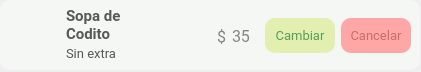
<?xml version="1.0" encoding="UTF-8"?>
<ui version="4.0">
 <class>mesero_tarjeta_transferir</class>
 <widget class="QWidget" name="mesero_tarjeta_transferir">
  <property name="geometry">
   <rect>
    <x>0</x>
    <y>0</y>
    <width>421</width>
    <height>72</height>
   </rect>
  </property>
  <property name="windowTitle">
   <string>Form</string>
  </property>
  <widget class="QLabel" name="label">
   <property name="geometry">
    <rect>
     <x>0</x>
     <y>0</y>
     <width>420</width>
     <height>70</height>
    </rect>
   </property>
   <property name="styleSheet">
    <string notr="true">border-radius: 10px;
background-color: #F4F7F4;
</string>
   </property>
   <property name="text">
    <string/>
   </property>
  </widget>
  <widget class="QWidget" name="layoutWidget">
   <property name="geometry">
    <rect>
     <x>10</x>
     <y>10</y>
     <width>401</width>
     <height>52</height>
    </rect>
   </property>
   <layout class="QHBoxLayout" name="horizontalLayout_7">
    <item>
     <widget class="QLabel" name="lb_imgPlatillo">
      <property name="minimumSize">
       <size>
        <width>50</width>
        <height>50</height>
       </size>
      </property>
      <property name="maximumSize">
       <size>
        <width>50</width>
        <height>50</height>
       </size>
      </property>
      <property name="styleSheet">
       <string notr="true">border-radius: 10px;
background-image: url(:/iconos/resources/menuPrueba.png);</string>
      </property>
      <property name="text">
       <string/>
      </property>
     </widget>
    </item>
    <item>
     <layout class="QVBoxLayout" name="verticalLayout_2">
      <item>
       <widget class="QLabel" name="lb_nombrePlatillo">
        <property name="minimumSize">
         <size>
          <width>0</width>
          <height>0</height>
         </size>
        </property>
        <property name="font">
         <font>
          <family>Roboto</family>
          <pointsize>11</pointsize>
          <weight>75</weight>
          <bold>true</bold>
         </font>
        </property>
        <property name="styleSheet">
         <string notr="true">color:#585858;
</string>
        </property>
        <property name="text">
         <string>Sopa de Codito</string>
        </property>
        <property name="wordWrap">
         <bool>true</bool>
        </property>
       </widget>
      </item>
      <item>
       <widget class="QLabel" name="lb_extraPlatillo">
        <property name="minimumSize">
         <size>
          <width>0</width>
          <height>0</height>
         </size>
        </property>
        <property name="font">
         <font>
          <family>Roboto</family>
          <pointsize>10</pointsize>
          <weight>50</weight>
          <bold>false</bold>
         </font>
        </property>
        <property name="styleSheet">
         <string notr="true">color:#585858;
</string>
        </property>
        <property name="text">
         <string>Sin extra</string>
        </property>
        <property name="wordWrap">
         <bool>true</bool>
        </property>
       </widget>
      </item>
     </layout>
    </item>
    <item>
     <spacer name="horizontalSpacer_3">
      <property name="orientation">
       <enum>Qt::Horizontal</enum>
      </property>
      <property name="sizeHint" stdset="0">
       <size>
        <width>40</width>
        <height>20</height>
       </size>
      </property>
     </spacer>
    </item>
    <item>
     <layout class="QHBoxLayout" name="horizontalLayout_6">
      <item>
       <widget class="QWidget" name="widget" native="true">
        <property name="minimumSize">
         <size>
          <width>0</width>
          <height>0</height>
         </size>
        </property>
        <property name="maximumSize">
         <size>
          <width>16777215</width>
          <height>16777215</height>
         </size>
        </property>
        <layout class="QHBoxLayout" name="horizontalLayout_5">
         <item>
          <widget class="QLabel" name="precioPlatillo_3">
           <property name="font">
            <font>
             <family>Roboto</family>
             <pointsize>12</pointsize>
            </font>
           </property>
           <property name="styleSheet">
            <string notr="true">color:#858585;
</string>
           </property>
           <property name="text">
            <string>$</string>
           </property>
          </widget>
         </item>
         <item>
          <widget class="QLabel" name="lb_precioPlatillo">
           <property name="font">
            <font>
             <family>Roboto</family>
             <pointsize>12</pointsize>
            </font>
           </property>
           <property name="styleSheet">
            <string notr="true">color:#858585;
</string>
           </property>
           <property name="text">
            <string>35</string>
           </property>
          </widget>
         </item>
        </layout>
       </widget>
      </item>
      <item>
       <layout class="QHBoxLayout" name="horizontalLayout_4">
        <item>
         <widget class="QPushButton" name="btn_cambiar">
          <property name="minimumSize">
           <size>
            <width>70</width>
            <height>35</height>
           </size>
          </property>
          <property name="maximumSize">
           <size>
            <width>60</width>
            <height>16777215</height>
           </size>
          </property>
          <property name="font">
           <font>
            <family>Roboto</family>
            <pointsize>10</pointsize>
           </font>
          </property>
          <property name="cursor">
           <cursorShape>PointingHandCursor</cursorShape>
          </property>
          <property name="styleSheet">
           <string notr="true">*{
	color: #539E56;
	border-radius: 10px;
	background-color: #E3EFB0;
	border: none;
	padding: 5px;
}

:hover{
	background-color: white;
	border: 1px solid #46B04A;
	color: #46B04A;
}</string>
          </property>
          <property name="text">
           <string>Cambiar</string>
          </property>
         </widget>
        </item>
        <item>
         <widget class="QPushButton" name="btn_cancelar">
          <property name="minimumSize">
           <size>
            <width>70</width>
            <height>35</height>
           </size>
          </property>
          <property name="maximumSize">
           <size>
            <width>60</width>
            <height>16777215</height>
           </size>
          </property>
          <property name="font">
           <font>
            <family>Roboto</family>
            <pointsize>10</pointsize>
           </font>
          </property>
          <property name="cursor">
           <cursorShape>PointingHandCursor</cursorShape>
          </property>
          <property name="styleSheet">
           <string notr="true">*{
	color: #C56E68;
	border-radius: 10px;
	background-color: rgb(255, 166, 166);
	border: none;
	padding: 5px;
}

:hover{
	background-color: white;
	border: 1px solid #C56E68;;
	color: #C56E68;
}</string>
          </property>
          <property name="text">
           <string>Cancelar</string>
          </property>
         </widget>
        </item>
       </layout>
      </item>
     </layout>
    </item>
   </layout>
  </widget>
 </widget>
 <resources/>
 <connections/>
</ui>
